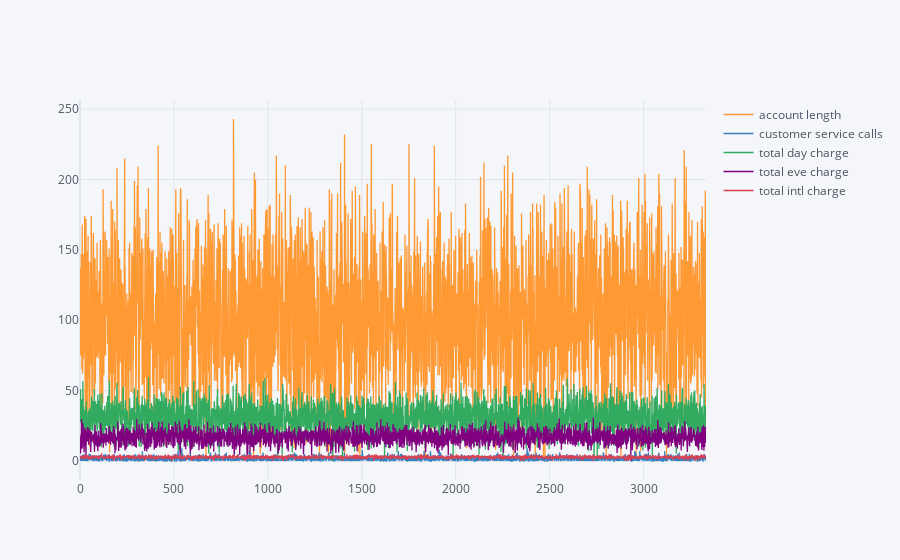

The notebook cell saved with this chart:
### Code cell
df3.iplot()

### Figure 1 — Plotly figure (JSON) as saved in the notebook; plotly's stock layout.template omitted (floating-point values rounded to 4 significant figures; data arrays with more than 128 entries replaced by an {"elided": "..."} marker saying what was removed)
{"data": [{"line": {"color": "rgba(255, 153, 51, 1.0)", "dash": "solid", "shape": "linear", "width": 1.3}, "mode": "lines", "name": "account length", "text": "", "type": "scatter", "x": {"elided": "3333 int values"}, "y": {"elided": "3333 int values"}}, {"line": {"color": "rgba(55, 128, 191, 1.0)", "dash": "solid", "shape": "linear", "width": 1.3}, "mode": "lines", "name": "customer service calls", "text": "", "type": "scatter", "x": {"elided": "3333 int values"}, "y": {"elided": "3333 int values"}}, {"line": {"color": "rgba(50, 171, 96, 1.0)", "dash": "solid", "shape": "linear", "width": 1.3}, "mode": "lines", "name": "total day charge", "text": "", "type": "scatter", "x": {"elided": "3333 int values"}, "y": {"elided": "3333 float values"}}, {"line": {"color": "rgba(128, 0, 128, 1.0)", "dash": "solid", "shape": "linear", "width": 1.3}, "mode": "lines", "name": "total eve charge", "text": "", "type": "scatter", "x": {"elided": "3333 int values"}, "y": {"elided": "3333 float values"}}, {"line": {"color": "rgba(219, 64, 82, 1.0)", "dash": "solid", "shape": "linear", "width": 1.3}, "mode": "lines", "name": "total intl charge", "text": "", "type": "scatter", "x": {"elided": "3333 int values"}, "y": {"elided": "3333 float values"}}], "layout": {"autosize": true, "legend": {"bgcolor": "#F5F6F9", "font": {"color": "#4D5663"}}, "paper_bgcolor": "#F5F6F9", "plot_bgcolor": "#F5F6F9", "title": {"font": {"color": "#4D5663"}}, "xaxis": {"autorange": true, "gridcolor": "#E1E5ED", "range": [0, 3332], "showgrid": true, "tickfont": {"color": "#4D5663"}, "title": {"font": {"color": "#4D5663"}, "text": ""}, "type": "linear", "zerolinecolor": "#E1E5ED"}, "yaxis": {"autorange": true, "gridcolor": "#E1E5ED", "range": [-13.5, 256.5], "showgrid": true, "tickfont": {"color": "#4D5663"}, "title": {"font": {"color": "#4D5663"}, "text": ""}, "type": "linear", "zerolinecolor": "#E1E5ED"}}}
